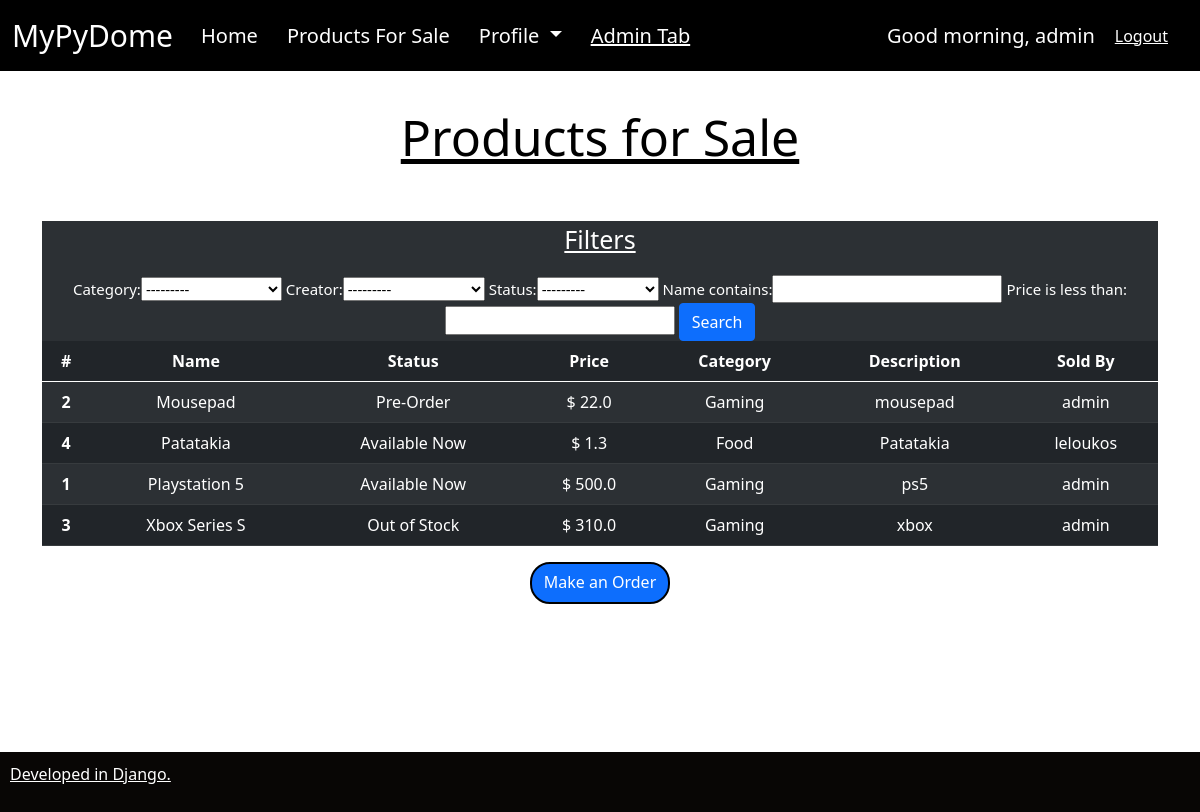
The page /products/products/ (signed in) on the database as committed earlier.
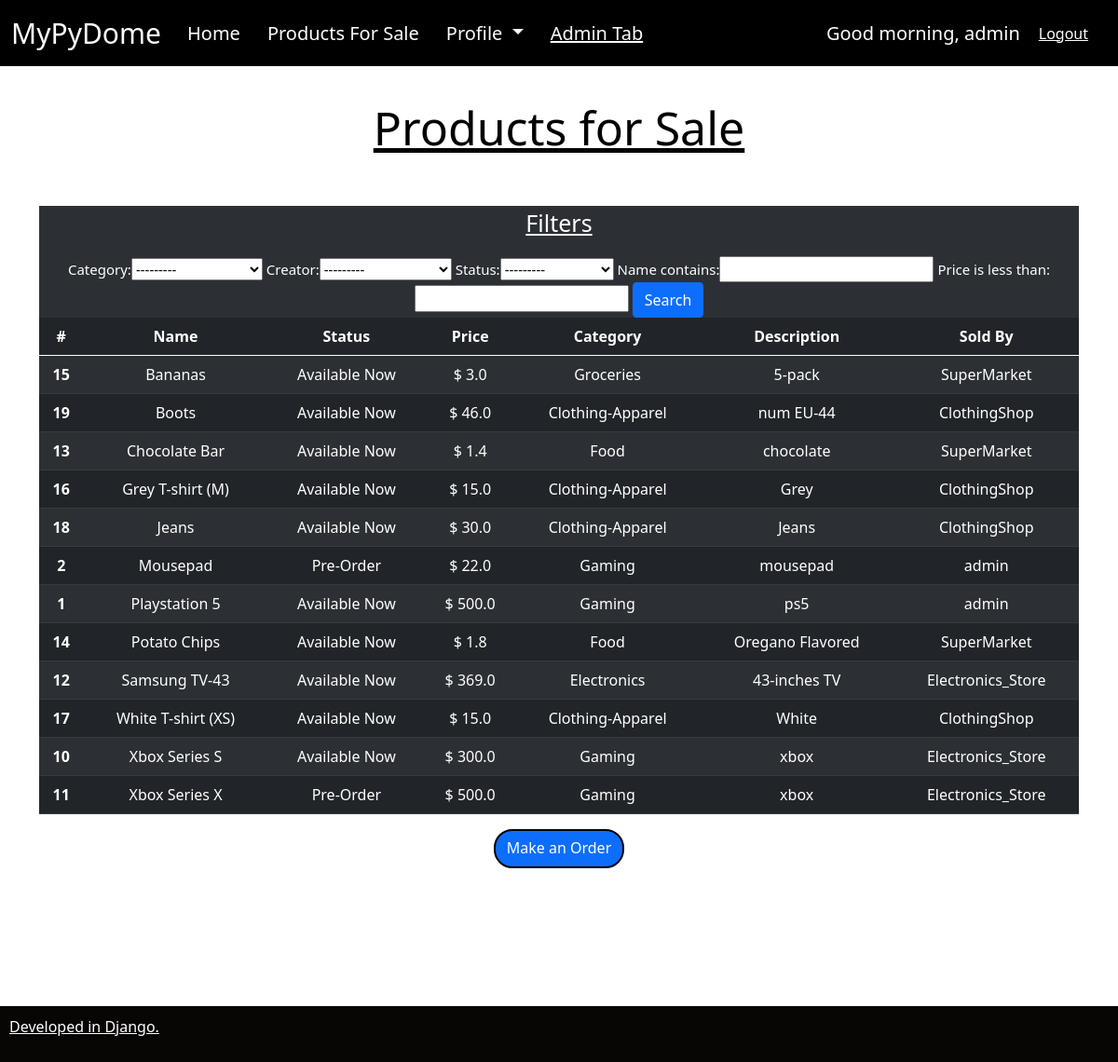
The same page on the database as committed later.
### products/models.py (models this page shows, shortened)
class Wishlist(models.Model):
    CATEGORY = (
        ('Groceries', 'Groceries'),
        ('Food', 'Food'),
        ('Clothing-Apparel', 'Clothing-Apparel'),
        ('Household', 'Household'),
        ('Appliances', 'Appliances'),
        ('Electronics', 'Electronics'),
        ('Gaming', 'Gaming'),
        ('Computer Parts', 'Computer Parts'),
    )
    STATUS = (
        ('Pre-Order', 'Pre-Order'),
        ('Available Now', 'Available Now'),
    )
    name = models.CharField(max_length=200, null=True)
    price = models.FloatField(null=True)
    stock = models.IntegerField(null=True)
    category = models.CharField(max_length=200, null=True, choices=CATEGORY)
    description = models.CharField(max_length=200, null=True)
    date_created = models.DateTimeField(auto_now_add=True, null=True)
    creator = models.ForeignKey(settings.AUTH_USER_MODEL, null=True, on_delete=models.SET_NULL)
    status = models.CharField(max_length=200, null=True,choices=STATUS)

### products/views.py (the view)
# urls.py: path('products/', views.pruducts_for_sale, name='_products_for_sale'),
@login_required(login_url='accounts')   #an den exw kane login den exw access
def pruducts_for_sale(request):
    products = Wishlist.objects.all().order_by(Lower('name'))
    orders = Order.objects.all()
    myFilter = ProductsForSale(request.GET, queryset=products)
    products = myFilter.qs   # neo 'products' meta so search
    context={'products': products, 'orders': orders, 'myFilter':myFilter}
    return render(request, 'products_for_sale.html', context)

### products/templates/products_for_sale.html
{% extends 'base.html' %}
{% block content %}
<div class="container">
    <H2 align="center" style="font-size: 50px; color:rgb(0, 0, 0); text-decoration: underline;">
        Products for Sale
    </H2>
    <H2>&nbsp;
    </H2>
    <div class='container-fluid' style='opacity:1; background-color:rgb(44, 48, 52)'>
      <p align="center" style="font-size: 25px; color:rgb(255, 255, 255); text-decoration: underline;">
        Filters
      </p>
      <div align="center" class='container-fluid' style="font-size: 15px; color:rgb(255, 255, 255)">
        <form method="get">
          {{myFilter.form }}
          <button  class = 'btn btn-primary' type='submit' >
            Search</button>
        </form>
      </div>
    </div>
    <table style='text-align: center;' class="table table-dark table-striped">
        <thead>
            <tr>
              <th scope="col">#</th>
              <th scope="col">Name</th>
              <th scope="col">Status</th>
              <th scope="col">Price</th>
              <th scope="col">Category</th>
              <th scope="col">Description</th>
              <th scope="col">Sold By</th>
            </tr>
          </thead>
          <tbody>
            {% for item in products %}
            <tr>
              <th scope="row">{{ item.id }}</th>
                <td>{{ item.name }}</td>
                {% if item.stock == 0 %}
                  <td>Out of Stock</td>
                {% endif %}
                {% if item.stock >= 1 %}
                  <td>{{ item.status }}</td>
                {% endif %}
                <td>$ {{ item.price }}</td>
                <td>{{ item.category }}</td>
                <td>{{ item.description }}</td>
                <td>{{item.creator}}</td>
            </tr>
            {% endfor %}
          </tbody>
    </table>
    <div align="center">
        <a class="btn btn-primary" style ="height: 42px; border-radius: 20px; border: 2px solid #000000;" href="/products/create_order" class="btn btn-primary" type="button">Make an Order</a>
    </div>
</div>
{% endblock %}

Rows that differ between the two databases and show on the page:
removed Wishlist: id "4", name "Patatakia", status "Available Now", price "1.3", category "Food", description "Patatakia", creator "leloukos"
removed Wishlist: id "3", name "Xbox Series S", stock "Out of Stock", price "310.0", category "Gaming", description "xbox", creator "admin"
added Wishlist: id "15", name "Bananas", status "Available Now", price "3.0", category "Groceries", description "5-pack", creator "SuperMarket"
added Wishlist: id "19", name "Boots", status "Available Now", price "46.0", category "Clothing-Apparel", description "num EU-44", creator "ClothingShop"
added Wishlist: id "13", name "Chocolate Bar", status "Available Now", price "1.4", category "Food", description "chocolate", creator "SuperMarket"
added Wishlist: id "16", name "Grey T-shirt (M)", status "Available Now", price "15.0", category "Clothing-Apparel", description "Grey", creator "ClothingShop"
added Wishlist: id "18", name "Jeans", status "Available Now", price "30.0", category "Clothing-Apparel", description "Jeans", creator "ClothingShop"
added Wishlist: id "14", name "Potato Chips", status "Available Now", price "1.8", category "Food", description "Oregano Flavored", creator "SuperMarket"
added Wishlist: id "12", name "Samsung TV-43", status "Available Now", price "369.0", category "Electronics", description "43-inches TV", creator "Electronics_Store"
added Wishlist: id "17", name "White T-shirt (XS)", status "Available Now", price "15.0", category "Clothing-Apparel", description "White", creator "ClothingShop"
added Wishlist: id "10", name "Xbox Series S", status "Available Now", price "300.0", category "Gaming", description "xbox", creator "Electronics_Store"
added Wishlist: id "11", name "Xbox Series X", status "Pre-Order", price "500.0", category "Gaming", description "xbox", creator "Electronics_Store"
